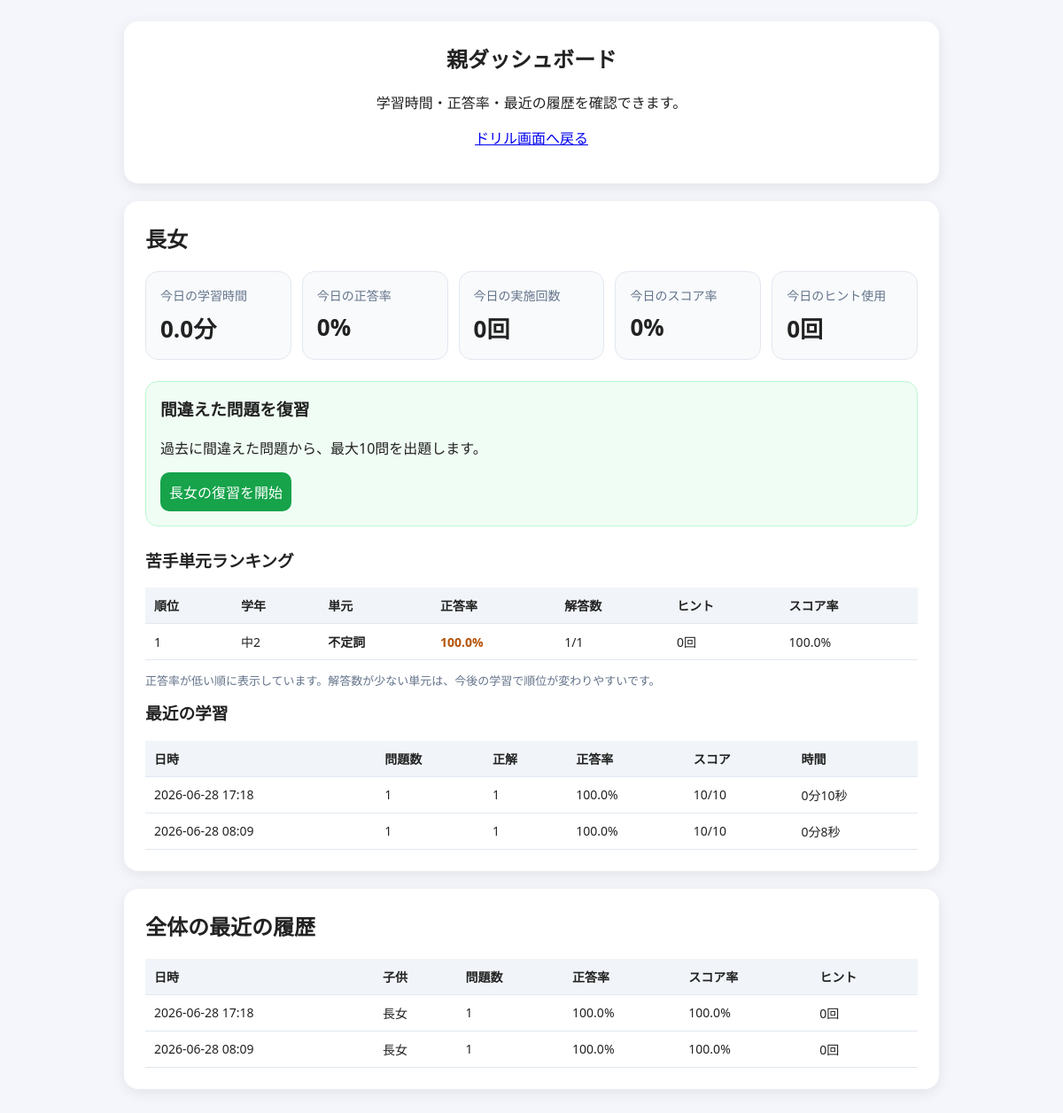
Page /parent on the earlier database version.
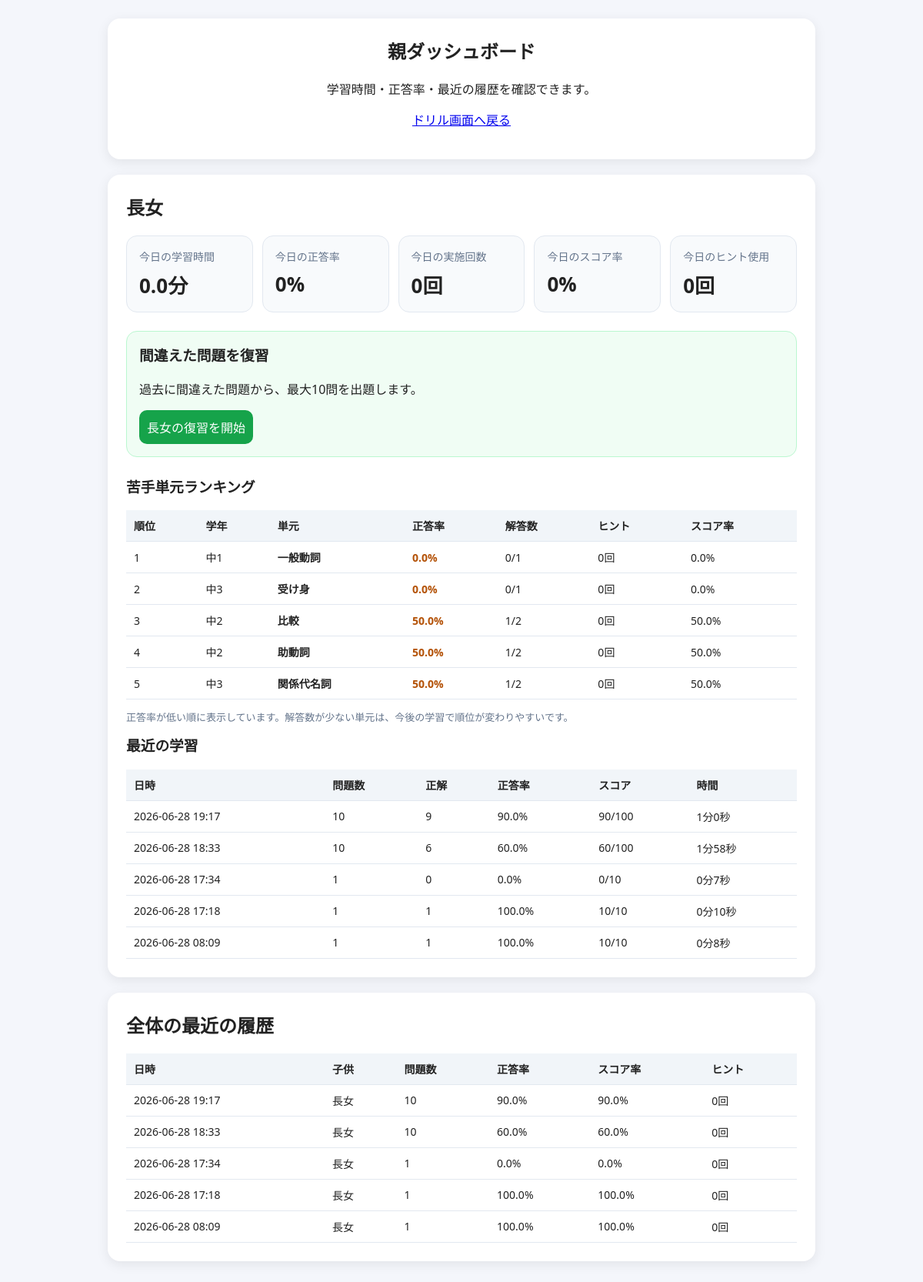
Same page on the later database version.
### tables this page shows
CREATE TABLE answer_records (
            id INTEGER PRIMARY KEY AUTOINCREMENT,
            session_id INTEGER NOT NULL,
            question_id INTEGER,
            grade TEXT,
            category TEXT,
            question TEXT,
            selected TEXT,
            answer TEXT,
            is_correct INTEGER,
            hint_count INTEGER DEFAULT 0,
            score INTEGER DEFAULT 0,
            explanation TEXT,
            FOREIGN KEY(session_id) REFERENCES study_sessions(id)
        );

CREATE TABLE study_sessions (
                id INTEGER PRIMARY KEY AUTOINCREMENT,
                child TEXT NOT NULL,
                started_at TEXT,
                ended_at TEXT,
                duration_seconds INTEGER NOT NULL DEFAULT 0,
                total_questions INTEGER NOT NULL DEFAULT 0,
                correct_count INTEGER NOT NULL DEFAULT 0,
                accuracy REAL NOT NULL DEFAULT 0,
                total_score INTEGER NOT NULL DEFAULT 0,
                max_score INTEGER NOT NULL DEFAULT 0,
                score_rate REAL NOT NULL DEFAULT 0,
                hint_total INTEGER NOT NULL DEFAULT 0,
                hint_rate REAL NOT NULL DEFAULT 0,
                created_at TEXT NOT NULL DEFAULT CURRENT_TIMESTAMP
            );

### app.py (the view)
@app.route("/parent")
def parent():
    summaries = get_parent_summary()
    recent_sessions = get_recent_sessions(limit=20)
    weak_points = get_weak_point_summary()
    parent_message = session.pop("parent_message", "")
    return render_template(
        "parent.html",
        summaries=summaries,
        recent_sessions=recent_sessions,
        weak_points=weak_points,
        parent_message=parent_message,
    )

### database.py (called while the page is built)
def get_connection():
    DB_DIR.mkdir(exist_ok=True)
    conn = sqlite3.connect(DB_PATH)
    conn.row_factory = sqlite3.Row
    return conn

def get_recent_sessions(limit=20):
    init_db()
    conn = get_connection()
    rows = conn.execute(
        """
        SELECT * FROM study_sessions
        ORDER BY id DESC
        LIMIT ?
        """,
        (limit,)
    ).fetchall()
    conn.close()
    return [dict(r) for r in rows]

### templates/parent.html (shortened to what this page needs)
<!doctype html>
<html lang="ja">
<head>
  <link rel="stylesheet" href="{{ url_for('static', filename='style.css') }}">
</head>
<body>
  <main class="container">
    <section class="card hero">
      <h1>親ダッシュボード</h1>
      <p>学習時間・正答率・最近の履歴を確認できます。</p>
      <p><a href="{{ url_for('index') }}">ドリル画面へ戻る</a></p>
    </section>
    {% if summaries %}
      {% for summary in summaries %}
        <section class="card">
          <h2>{{ summary.child }}</h2>
          <div class="stats-grid">
            <div class="stat-box">
              <div class="stat-label">今日の学習時間</div>
              <div class="stat-value">{{ summary.today_minutes }}分</div>
            </div>
            <div class="stat-box">
              <div class="stat-label">今日の正答率</div>
              <div class="stat-value">{{ summary.today_accuracy }}%</div>
            </div>
            <div class="stat-box">
              <div class="stat-label">今日の実施回数</div>
              <div class="stat-value">{{ summary.today_count }}回</div>
            </div>
            <div class="stat-box">
              <div class="stat-label">今日のスコア率</div>
              <div class="stat-value">{{ summary.today_score_rate }}%</div>
            </div>
            <div class="stat-box">
              <div class="stat-label">今日のヒント使用</div>
              <div class="stat-value">{{ summary.today_hint_total }}回</div>
            </div>
          </div>
          <div class="review-box">
            <h3>間違えた問題を復習</h3>
            <p>過去に間違えた問題から、最大10問を出題します。</p>
            <form action="{{ url_for('start_review') }}" method="post">
              <button type="submit" class="secondary">{{ summary.child }}の復習を開始</button>
            </form>
          </div>
          <h3>苦手単元ランキング</h3>
          {% set child_weak_points = weak_points.get(summary.child, []) %}
          {% if child_weak_points %}
            <table class="history-table weak-table">
              <thead>
                <tr>
                  <th>順位</th>
                  <th>学年</th>
                  <th>単元</th>
                  <th>正答率</th>
                  <th>解答数</th>
                  <th>ヒント</th>
                  <th>スコア率</th>
                </tr>
              </thead>
              <tbody>
                {% for w in child_weak_points[:5] %}
                  <tr>
                    <td>{{ loop.index }}</td>
                    <td>{{ w.grade }}</td>
                    <td>{{ w.category }}</td>
                    <td>
                      <span class="weak-accuracy">{{ w.accuracy }}%</span>
                    </td>
                    <td>{{ w.correct_answers }}/{{ w.total_answers }}</td>
                    <td>{{ w.hint_total }}回</td>
                    <td>{{ w.score_rate }}%</td>
                  </tr>
                {% endfor %}
              </tbody>
            </table>
            <p class="note">正答率が低い順に表示しています。解答数が少ない単元は、今後の学習で順位が変わりやすいです。</p>
          {% else %}
            <p>苦手分析に使える回答履歴がまだありません。</p>
          {% endif %}
          <h3>最近の学習</h3>
          {% if summary.recent_sessions %}
            <table class="history-table">
              <thead>
                <tr>
                  <th>日時</th>
                  <th>問題数</th>
                  <th>正解</th>
                  <th>正答率</th>
                  <th>スコア</th>
                  <th>時間</th>
                </tr>
              </thead>
              <tbody>
                {% for s in summary.recent_sessions %}
                  <tr>
                    <td>{{ s.created_at[:16].replace('T', ' ') }}</td>
                    <td>{{ s.total_questions }}</td>
                    <td>{{ s.correct_count }}</td>
                    <td>{{ s.accuracy }}%</td>
                    <td>{{ s.total_score }}/{{ s.max_score }}</td>
                    <td>{{ (s.duration_seconds // 60) }}分{{ (s.duration_seconds % 60) }}秒</td>
                  </tr>
                {% endfor %}
              </tbody>
            </table>
          {% else %}
            <p>まだ学習履歴がありません。</p>
          {% endif %}
        </section>
      {% endfor %}
    {% else %}
      <section class="card">
        <p>まだ学習履歴がありません。まずはドリルを1回完了してください。</p>
      </section>
    {% endif %}
    <section class="card">
      <h2>全体の最近の履歴</h2>
      {% if recent_sessions %}
        <table class="history-table">
          <thead>
            <tr>
              <th>日時</th>
              <th>子供</th>
              <th>問題数</th>
              <th>正答率</th>
              <th>スコア率</th>
              <th>ヒント</th>
            </tr>
          </thead>
          <tbody>
            {% for s in recent_sessions %}
              <tr>
                <td>{{ s.created_at[:16].replace('T', ' ') }}</td>
                <td>{{ s.child }}</td>
                <td>{{ s.total_questions }}</td>
                <td>{{ s.accuracy }}%</td>
                <td>{{ s.score_rate }}%</td>
                <td>{{ s.hint_total }}回</td>
              </tr>
            {% endfor %}
          </tbody>
        </table>
      {% else %}
        <p>履歴はまだありません。</p>
      {% endif %}
    </section>
  </main>
</body>
</html>

### static/style.css (style rules this page uses)
body { margin: 0; font-family: system-ui, -apple-system, BlinkMacSystemFont, "Segoe UI", sans-serif; background: #f4f6fb; color: #222; }
.container { max-width: 920px; margin: 0 auto; padding: 24px; }
.card { background: #fff; border-radius: 16px; padding: 24px; margin-bottom: 20px; box-shadow: 0 4px 16px rgba(0,0,0,0.08); }
.hero { text-align: center; }
h1, h2, h3 { margin-top: 0; }
select, button { font-size: 16px; padding: 10px; border-radius: 10px; border: 1px solid #ccc; }
button, .primary { background: #2563eb; color: white; border: none; cursor: pointer; text-decoration: none; display: inline-block; }
.stats-grid { display: grid; grid-template-columns: repeat(auto-fit, minmax(150px, 1fr)); gap: 12px; margin: 16px 0 24px; }
.stat-box { background: #f8fafc; border: 1px solid #e2e8f0; border-radius: 14px; padding: 16px; }
.stat-label { color: #64748b; font-size: 14px; margin-bottom: 8px; }
.stat-value { font-size: 26px; font-weight: 700; }
.history-table { width: 100%; border-collapse: collapse; overflow: hidden; font-size: 14px; }
.history-table th, .history-table td { border-bottom: 1px solid #e2e8f0; padding: 10px; text-align: left; }
.history-table th { background: #f1f5f9; }
.note { color: #64748b; font-size: 13px; }
.weak-accuracy { font-weight: 700; color: #b45309; }
.weak-table td:nth-child(3) { font-weight: 700; }
.review-box { background: #f0fdf4; border: 1px solid #bbf7d0; border-radius: 14px; padding: 16px; margin: 20px 0 24px; }
.secondary { background: #16a34a; color: white; border: none; cursor: pointer; text-decoration: none; display: inline-block; }

Differences in the rows shown:
no longer on this page (row unchanged): answer_records: grade "中2", category "不定詞", accuracy "100.0", correct_answers "1", total_answers "1", hint_total "0", score_rate "100.0"
added answer_records: grade "中1", category "一般動詞", accuracy "0.0", correct_answers "0", total_answers "1", hint_total "0", score_rate "0.0"
added answer_records: grade "中3", category "受け身", accuracy "0.0", correct_answers "0", total_answers "1", hint_total "0", score_rate "0.0"
added study_sessions: created_at "2026-06-28 19:17", total_questions "10", correct_count "9", accuracy "90.0", total_score "90", max_score "100", duration_seconds "1", (s.duration_seconds%60) "0", child "長女", score_rate "90.0", hint_total "0"
added study_sessions: created_at "2026-06-28 18:33", total_questions "10", correct_count "6", accuracy "60.0", total_score "60", max_score "100", duration_seconds "1", (s.duration_seconds%60) "58", child "長女", score_rate "60.0", hint_total "0"
added study_sessions: created_at "2026-06-28 17:34", total_questions "1", correct_count "0", accuracy "0.0", total_score "0", max_score "10", duration_seconds "0", (s.duration_seconds%60) "7", child "長女", score_rate "0.0", hint_total "0"
Other differences:
new list line: "3 中2 比較 50.0 % 1 / 2 0 回 50.0 % 4 中2 助動詞 50.0 % 1 / 2 0 回 50.0 % 5 中3 関係代名詞 50.0 % 1 / 2 0 回 50.0 %"
